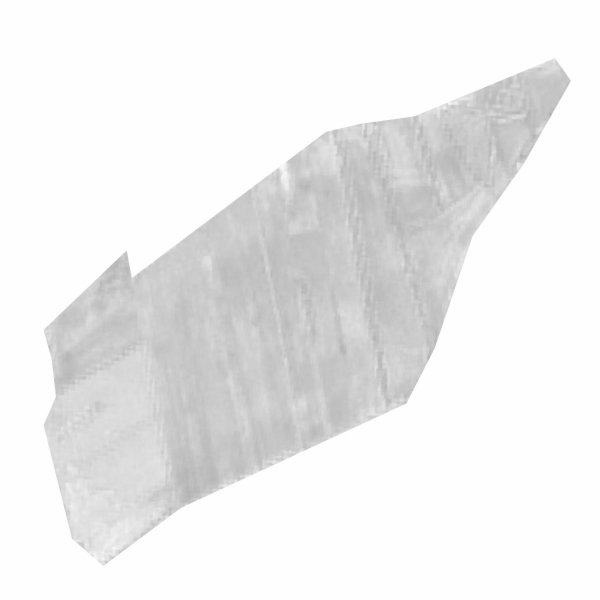
#> input picture testdata/field1.jpg, 1200 x 1200 px (shown at 1/2 size); the run also reads 1 picture not shown here
$ python test3.py   (older library calls are emulated)
#> lines starting #> are read from the running program, lines starting #| are printed output that depends on the picture; after the words box and inside, x2 and y2 are one past the last pixel; in counts of white or black regions, pixels touching at a corner belong together
import cv2
import numpy as np
from sklearn.cluster import KMeans
from sklearn.decomposition import PCA
from collections import Counter
from scipy.misc import imread, imresize, imsave
from skimage import io

def find_vector_set(diff_image, new_size):

    i = 0
    j = 0
    vector_set = np.zeros((((new_size[0] * new_size[1]) / 25).astype(np.int), 25))
    while i < vector_set.shape[0]:
        while j < new_size[0]:
            k = 0
            while k < new_size[1]:
                block   = diff_image[j:j+5, k:k+5]
                feature = block.ravel()
                vector_set[i, :] = feature
                k = k + 5
            j = j + 5
        i = i + 1


    mean_vec   = np.mean(vector_set, axis = 0)
    vector_set = vector_set - mean_vec

    return vector_set, mean_vec


def find_FVS(EVS, diff_image, mean_vec, new):

    i = 2
    feature_vector_set = []

    while i < new[0] - 2:
        j = 2
        while j < new[1] - 2:
            block = diff_image[i-2:i+3, j-2:j+3]
            feature = block.flatten()
            feature_vector_set.append(feature)
            j = j+1
        i = i+1

    FVS = np.dot(feature_vector_set, EVS)
    FVS = FVS - mean_vec
    return FVS

def clustering(FVS, components, new):

    kmeans = KMeans(components, verbose = 0)
    kmeans.fit(FVS)
    output = kmeans.predict(FVS)
    count  = Counter(output)

    least_index = min(count, key = count.get)
    change_map  = np.reshape(output.astype(np.int),((new[0] - 4).astype(np.int), (new[1] - 4).astype(np.int)))

    return least_index, change_map


def find_PCAKmeans(imagepath1, imagepath2):


#> called with imagepath1 = 'testdata/field1.jpg', imagepath2 = 'testdata/field2.jpg'
    image1_pre = io.imread(imagepath1, as_gray=True)
#> image1_pre is the input picture: shape (1200, 1200) float64; min 0.659, max 1, mean 0.929
    image2_pre = io.imread(imagepath2, as_gray=True)

    image1 = image1_pre[:, :]
    image2 = image2_pre[:, :]

    new_size = np.asarray(image1.shape) / 5 * 5
#> new_size = [1200, 1200]
    image1 = imresize(image1, (new_size)).astype(np.int16)
    image2 = imresize(image2, (new_size)).astype(np.int16)
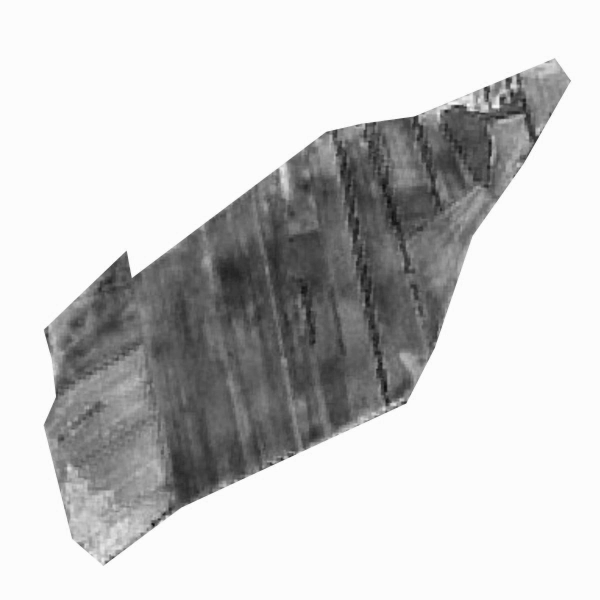
#> image2: shape (1200, 1200) int16 (shown at 1/2 size); min 0, max 255, mean 201.9

    diff_image = abs(image1 - image2)
    imsave('diff.jpg', diff_image)
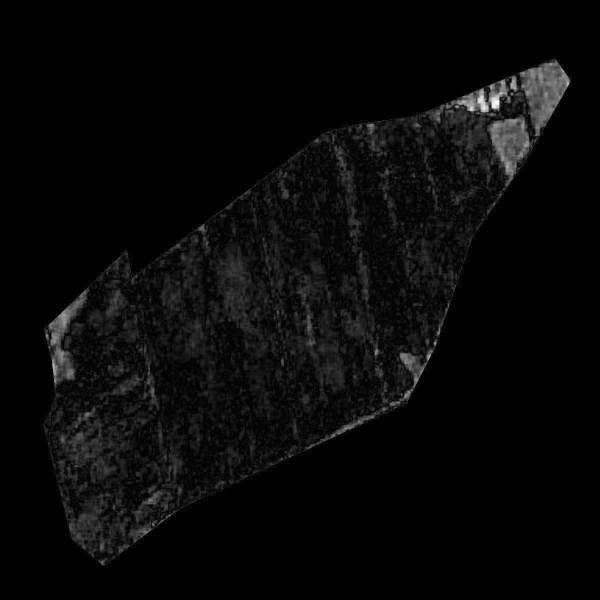
#> saved as diff.jpg: PIL image 1200x1200 L (shown at 1/2 size); min 0, max 255, mean 8.4

    vector_set, mean_vec = find_vector_set(diff_image, new_size)
#> after the loop in find_vector_set, `while i < vector_set.shape[0]:`: i = 57600; j = 1200
#> in find_vector_set, `mean_vec   = np.mean(vector_set, axis = 0)`: mean_vec = 25 values from 0 to 0
#> mean_vec = 25 values from 0 to 0

    pca     = PCA()
    pca.fit(vector_set)
    EVS = pca.components_

    FVS     = find_FVS(EVS, diff_image, mean_vec, new_size)
#> after the loop in find_FVS, `while i < new[0] - 2:`: feature_vector_set = 1430416 items; i = 1198
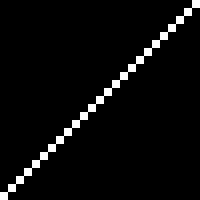
#> EVS: shape (25, 25) float64 (shown 8 times larger); values 0 (black) and 1 (white), 4% white in thin lines or dots


    components = 3
    least_index, change_map = clustering(FVS, components, new_size)
#> in clustering, `count  = Counter(output)`: count = {0: 1151393, 2: 249485, 1: 29538}
#> in clustering, `least_index = min(count, key = count.get)`: least_index = 1
#> in clustering, `change_map  = np.reshape(output.astype(np.int),((new[0] - 4).astype(np..`:
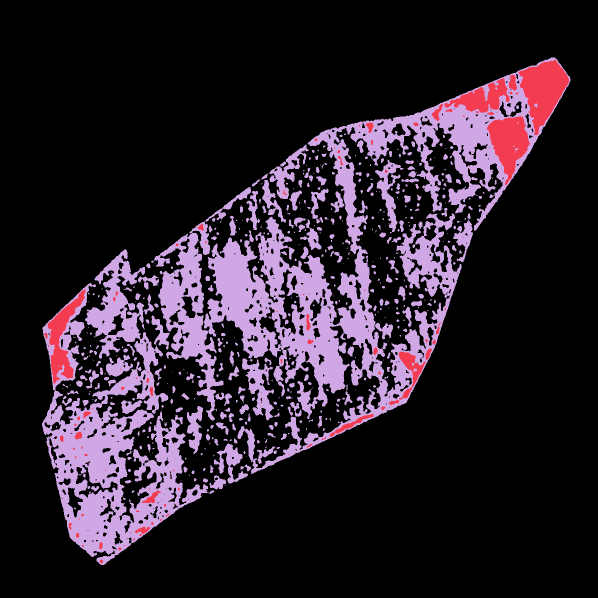
#> change_map: shape (1196, 1196) int64 (shown at 1/2 size); 3 distinct labels, from 0 to 2; one colour per label, 0 black
#> least_index = 1

    change_map[change_map == least_index] = 255
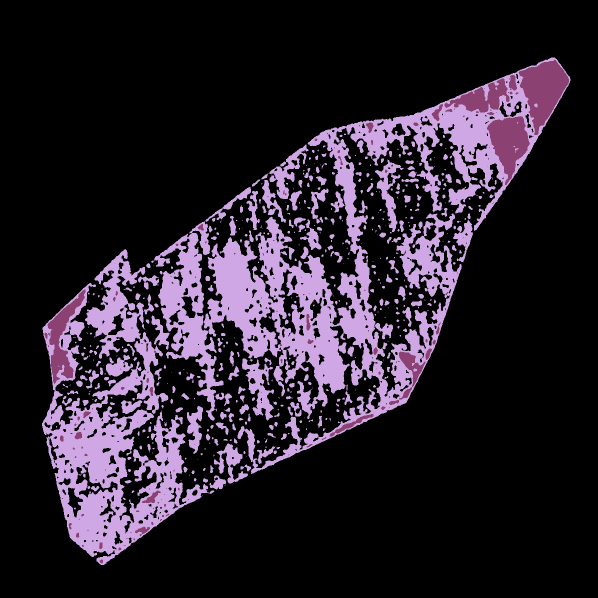
#> change_map: shape (1196, 1196) int64 (shown at 1/2 size); 3 distinct labels, from 0 to 255; one colour per label, 0 black
    change_map[change_map != 255] = 0
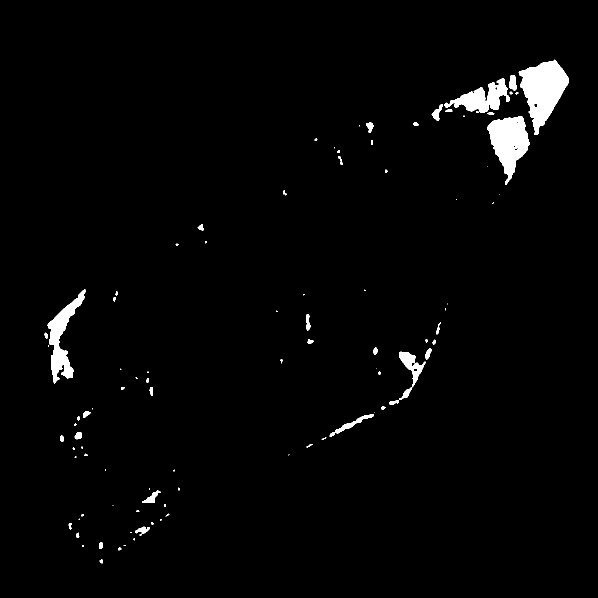
#> change_map: shape (1196, 1196) int64 (shown at 1/2 size); 2.1% white; 96 white regions (42 under 20 px), largest, box (x1, y1, x2, y2) and area: (1037, 119, 1138, 270) 8161, (974, 232, 1060, 370) 6402, (95, 579, 171, 768) 4601

    change_map = change_map.astype(np.uint8)
    kernel     = np.asarray(((0,0,1,0,0),
                             (0,1,1,1,0),
                             (1,1,1,1,1),
                             (0,1,1,1,0),
                             (0,0,1,0,0)), dtype=np.uint8)
    cleanChangeMap = cv2.erode(change_map,kernel)
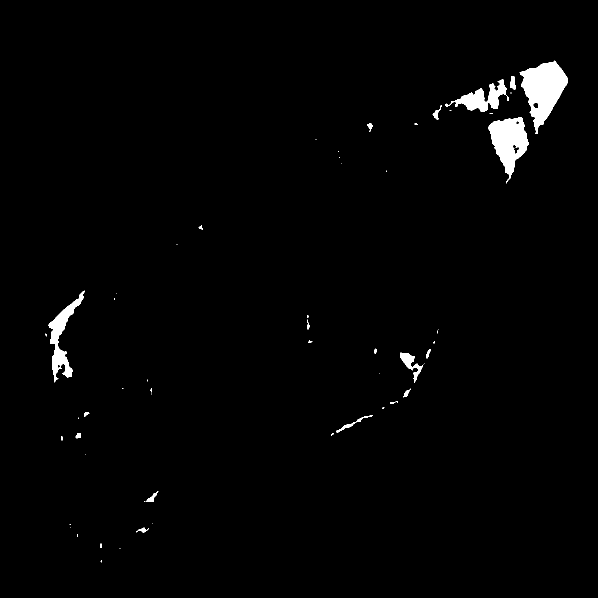
#> cleanChangeMap: shape (1196, 1196) (shown at 1/2 size); 1.5% white; 56 white regions (33 under 20 px), largest, box (x1, y1, x2, y2) and area: (1039, 121, 1136, 268) 7372, (976, 234, 1058, 367) 5621, (97, 581, 169, 765) 3567
    imsave("changemap.jpg", change_map)
    imsave("cleanchangemap.jpg", cleanChangeMap)


if __name__ == "__main__":
    #a = 'Andasol_09051987.jpg'
    #b = 'Andasol_09122013.jpg'
    a = 'testdata/field1.jpg'
    b = 'testdata/field2.jpg'
    find_PCAKmeans(a,b)
